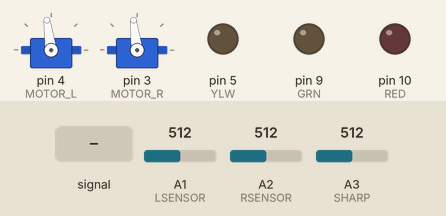
This sketch was run on a simulated Arduino Uno, built for the host (arithmetic inside an expression is 32-bit, double 64-bit). Parts: 2 × servo, output pins drawn as LEDs (lit = HIGH). The test bench sets the inputs (shaded band); at power-on: A1 (LSENSOR) = 512, A2 (RSENSOR) = 512, A3 (SHARP) = 512.

Above: at 1.2 s.
1.3 s: A1 (LSENSOR) set to 900
At 2.5 s:
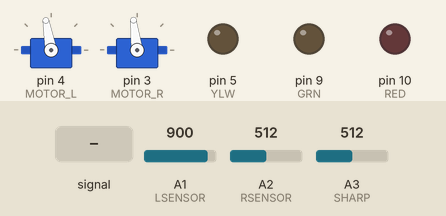
2.8 s: A2 (RSENSOR) set to 534
4.3 s: A2 (RSENSOR) set to 555
At 4.5 s:
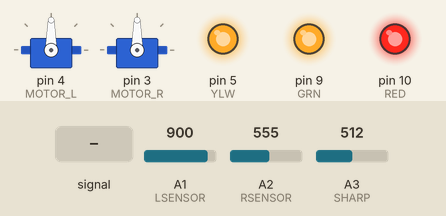
7.3 s: A2 (RSENSOR) set to 511
At 8.0 s:
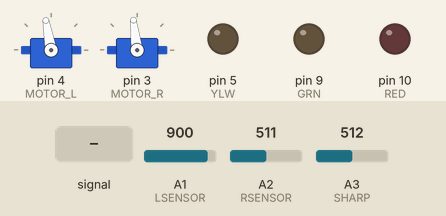
8.8 s: A3 (SHARP) fed a 200 Hz sine of ±81 counts around its level
At 8.98 s:
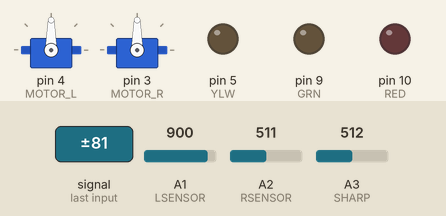
11.8 s: A3 (SHARP) set to 716
Timing chart, 0 to 14.3 s (numbered marks = the images above; inputs shaded):
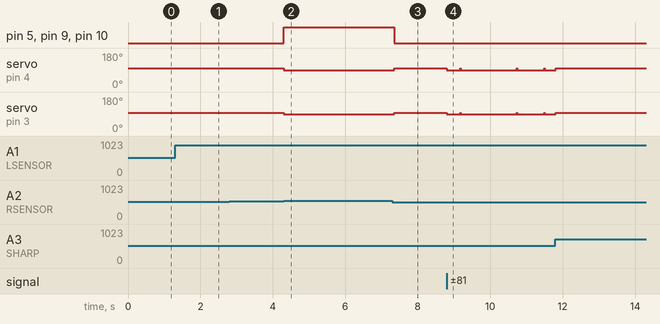

Measured:
- the behaviour switches between 545 and 546 on A2 (RSENSOR) (found by bisection; images 1 and 2)
- after the input at 1.3 s, servo on pin 4 (MOTOR_L): 98° → 100° at once
- after the input at 2.8 s, every drawn part: stays the same
- after the input at 4.3 s, pin 5 (YLW), pin 9 (GRN), pin 10 (RED): LOW → HIGH at once; servo on pin 4 (MOTOR_L): 100° → 90° at once; servo on pin 3 (MOTOR_R): 97° → 90° at once
- after the input at 7.3 s, pin 5 (YLW), pin 9 (GRN), pin 10 (RED): HIGH → LOW after 0.05 s; servo on pin 4 (MOTOR_L): 90° → 100° after 0.06 s; servo on pin 3 (MOTOR_R): 90° → 97° after 0.06 s
- after the input at 8.8 s, servo on pin 4 (MOTOR_L): 100° → 90° at once; servo on pin 3 (MOTOR_R): 97° → 90° at once

The sketch:

103_PID_Control.ino
```cpp
#include <Servo.h>
#include <algorithm>
Servo leftWheel;
Servo rightWheel;

// Pin Assignments
const int RED = 10;           //red LED Pin
const int GRN = 9;           //green LED Pin
const int YLW = 5;           //yellow LED Pin
const int BUTTON = 7;        //pushbutton Pin
int MOTOR_R = 3;
int MOTOR_L = 4;
int SHARP = A3;

const int LSENSOR = A1; // Left Sensor on Analog Pin 1
const int RSENSOR = A2; // Right Sensor on Analog Pin 2

//global variables
int lvalue = 0;  //left sensor value
int rvalue = 0;  //right sensor value
const int threshold = 1600;
const int stopPulse = 147;
const int delta = 7;
const int offset = -1;
int value = 0;
int mv_value = 0;

//PID
float kp = 2;
float ki = 0.01;
float kd = 1;
float integral;
int last_error = 0;
int last_time = 0;
const int white_l = 750;
const int black_l = 2850;

// Set-up Routine
void setup() {

  // Initialize led pins as outputs.
  pinMode(GRN, OUTPUT);
  pinMode(YLW, OUTPUT);
  pinMode(RED, OUTPUT);

  // Initialize button pins as inputs
  pinMode(BUTTON, INPUT);
  pinMode(SHARP, INPUT);

  // Initialize line following sensor pins as inputs
  pinMode(LSENSOR, INPUT);
  pinMode(RSENSOR, INPUT);

  // Initialize motor control pins as servo pins
  leftWheel.attach(MOTOR_L);
  rightWheel.attach(MOTOR_R);


  // Initialize serial and monitor
  //Serial.begin(9600);
  //digitalWrite(YLW, HIGH);
  //while(!Serial);  // wait for serial monitor to open (or reopen)
  //digitalWrite(YLW, LOW);
  //Serial.println(" "); /// line feed
  //Serial.println("Program ready.");
}

// Main Routine
void loop() {
  //read the sensor value
  lvalue = analogRead(LSENSOR);
  rvalue = analogRead(RSENSOR);

  //map the values into millivolts (assuming 3000 mV reference voltage)
  lvalue = map(lvalue, 0, 1023, 0, 3000);
  rvalue = map(rvalue, 0, 1023, 0, 3000);

  float left_correct = map(update_pid(lvalue, rvalue), -300, 300, -(delta), delta);
  runMotors(delta - offset + left_correct, delta);

  while (distMeasure() > distTarget(25)) {
    runMotors(0, 0);
    delay(1);
  }
  if (lvalue > threshold && rvalue > threshold) {
    runMotors(0, 0);
    allLEDsON();
    delay(200);
    allLEDsOFF();
  }
  delay(1);
}

//********** Functions (subroutines) ******************

// Turn on a single LED and turn others off
void turnOnLED(int COLOUR)
{
  digitalWrite(GRN, LOW);
  digitalWrite(YLW, LOW);
  digitalWrite(RED, LOW);
  digitalWrite(COLOUR, HIGH);
}

//normalize line following outputs
float normalize(int raw) {
  float clamped = std::max( white_l, std::min(raw, black_l));
  return (clamped - white_l) / (black_l - white_l);
}

//calc err (thats short for calculate error chat)
float errorCalc(int left_raw, int right_raw) {
  float left = normalize(left_raw);
  float right = normalize(right_raw);

  //if -, right sees more, turn left
  return (left - right) * 100;
}

float update_pid(int left_raw, int right_raw) {
  float error = errorCalc(left_raw, right_raw);
  //P is pretty simple, it corrects current error
  float p = kp * error;

  //I is the integral, which corrects for consistent drift
  integral += error * ((millis() - last_time) / 1000);
  integral = max(min(integral, 100), -100); // apparently prevents windup?
  float i = ki * integral;

  //D is the derivative, which dampens oscillations and somehow predicts future error/curves?
  //I don't really get this one but if it works it works?
  //float d = kd * (error - last_error)/((millis() - last_time)/1000.0);
  //Serial.print("D: ");
  //Serial.println(d);

  last_error = error;
  last_time = millis();
  return (p + i);
}

// run robot wheels
void runMotors(int deltaL, int deltaR)
{
  int pulseL = (stopPulse + deltaL) * 10;  //length of pulse in microseconds
  int pulseR = (stopPulse + deltaR) * 10;
  leftWheel.writeMicroseconds(pulseL);
  rightWheel.writeMicroseconds(pulseR);
}

//Toggle an LED on/off
void toggleLED(int colour) {
  digitalWrite(GRN, LOW);
  digitalWrite(YLW, LOW);
  digitalWrite(RED, LOW);
  digitalWrite(colour, HIGH);
  delay(250);
  digitalWrite(colour, LOW);
  delay(250);
}
void allLEDsON(){
  digitalWrite(GRN, HIGH);
  digitalWrite(YLW, HIGH);
  digitalWrite(RED, HIGH);
}
void allLEDsOFF() {
  digitalWrite(GRN, LOW);
  digitalWrite(YLW, LOW);
  digitalWrite(RED, LOW);
}

float distMeasure() {
  int sum = 0;
  for (int i = 0; i < 20; i++) {
    value = analogRead(SHARP);
    mv_value = map(value, 0, 1023, 0, 3300); //convert AtoD count to millivolts
    sum += mv_value;
  }
  return sum / 20;
}

float distTarget(int dist) {
  return (-0.0171 * dist * dist * dist + 2.9443 * dist * dist - 164.14 * dist + 3555.3);
}
```
